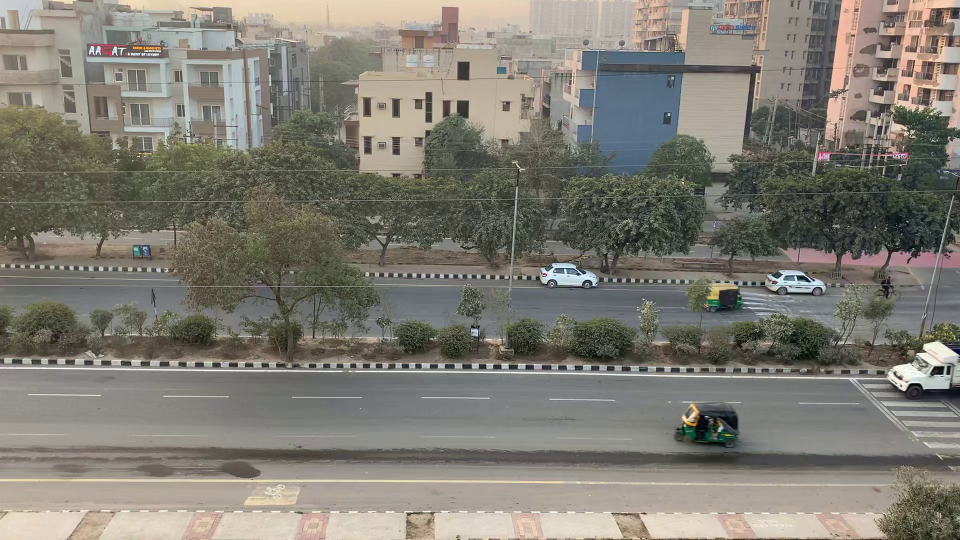
#> input picture frame 15 of New folder/tamper-detection-main/videos/Clone_Auth1.mp4, 1920 x 1080 px (shown at 1/2 size)
$ jupyter execute tamper_video_detection.ipynb   (older library calls are emulated)
#> lines starting #> are read from the running program, lines starting #| are printed output that depends on the picture; after the words box and inside, x2 and y2 are one past the last pixel; in counts of white or black regions, pixels touching at a corner belong together; pictures that were not available may be replaced by others from this repository, and a replacement may not be noted
[cell 1]
import cv2
import numpy as np
from datetime import datetime
from skimage.metrics import structural_similarity as ssim

class TamperDetection:
    def __init__(self, input_size=500, show_result=True, similarity_thresh=0.6, multichannel=True):
#> in process_videos, real_frame is the input picture: shape (1080, 1920, 3); mean B, G, R 114.9, 124.1, 127.5
        self.input_size = input_size
        self.similarity_thresh = similarity_thresh
        self.multichannel = multichannel
        self.show_result = show_result

    def detect_tampering(self, real_frame, fake_frame):
        # Resize frames
        real_frame_resized = cv2.resize(real_frame, (self.input_size, self.input_size))
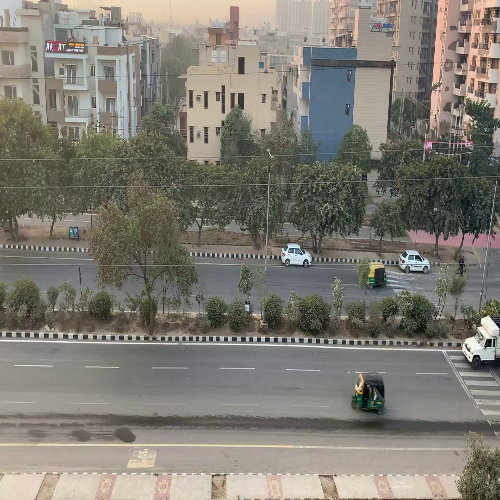
#> real_frame_resized: shape (500, 500, 3); mean B, G, R 114.9, 124, 127.3
        fake_frame_resized = cv2.resize(fake_frame, (self.input_size, self.input_size))

        # Convert to grayscale for SSIM calculation
        real_gray = cv2.cvtColor(real_frame_resized, cv2.COLOR_BGR2GRAY)
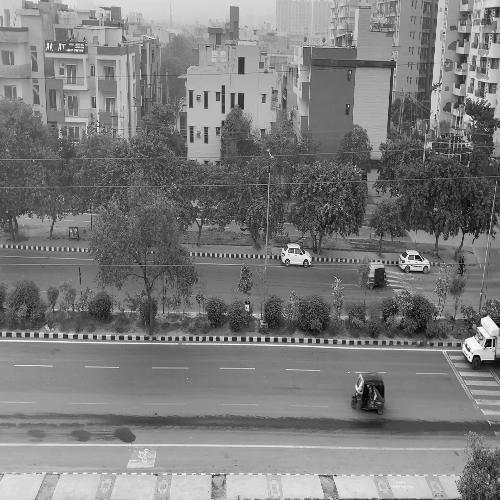
#> real_gray: shape (500, 500); min 1, max 255, mean 123.9
        fake_gray = cv2.cvtColor(fake_frame_resized, cv2.COLOR_BGR2GRAY)

        # Compute SSIM and difference map
        score, diff = ssim(real_gray, fake_gray, full=True)
#> diff: shape (500, 500) float64; every value is 1
#> score = 1
        diff = (diff * 255).astype("uint8")
#> diff: shape (500, 500); every value is 255

        # Threshold the difference map
        _, thresh = cv2.threshold(diff, 50, 255, cv2.THRESH_BINARY)

        # Find contours of tampered regions
        contours, _ = cv2.findContours(thresh, cv2.RETR_EXTERNAL, cv2.CHAIN_APPROX_SIMPLE)
#> contours = [[[0, 0], [0, 499], [499, 499], [499, 0]]]
        tampered_detected = False

        for contour in contours:
            if cv2.contourArea(contour) > 50:
                tampered_detected = True
                x, y, w, h = cv2.boundingRect(contour)
                cv2.rectangle(fake_frame_resized, (x, y), (x + w, y + h), (0, 0, 255), 2)
#> this loop made 1 pass
#> (contour, tampered_detected, x, y, w, h) on pass 1: ([[0, 0], [0, 499], [499, 499], [499, 0]], True, 0, 0, 500, 500)
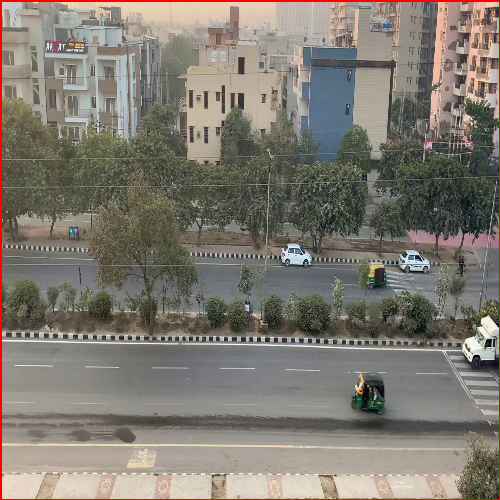
#> fake_frame_resized: shape (500, 500, 3); 1.2% of pixels changed, all inside (x1, y1, x2, y2) = (0, 0, 500, 500)

        # Show results if required
        if self.show_result:
            status = "TAMPERING DETECTED" if tampered_detected else "NO TAMPERING DETECTED"
#> status = 'TAMPERING DETECTED'
            color = (0, 0, 255) if tampered_detected else (0, 255, 0)
#> color = (0, 0, 255)
            cv2.putText(fake_frame_resized, status, (10, 30), cv2.FONT_HERSHEY_SIMPLEX, 1, color, 2)
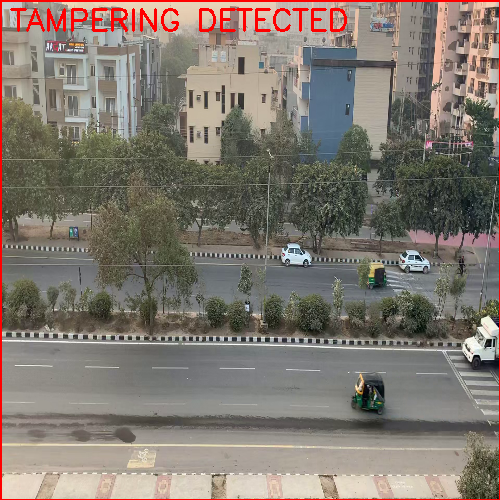
#> fake_frame_resized: shape (500, 500, 3); 1.08% of pixels changed, all inside (x1, y1, x2, y2) = (10, 8, 347, 32)

            cv2.imshow("Tampered Video", fake_frame_resized)
            cv2.imshow("Difference Map", diff)
            cv2.imshow("Threshold Map", thresh)
            cv2.waitKey(1)

        return tampered_detected


def process_videos(real_video_path, fake_video_path):
    detector = TamperDetection(show_result=True)
    real_cap = cv2.VideoCapture(real_video_path)
    fake_cap = cv2.VideoCapture(fake_video_path)

    frame_index = 0

    while real_cap.isOpened() and fake_cap.isOpened():
        real_ret, real_frame = real_cap.read()
        fake_ret, fake_frame = fake_cap.read()

        if not real_ret or not fake_ret:
            break

        frame_index += 1
        print(f"Processing Frame {frame_index}...")

        tampered = detector.detect_tampering(real_frame, fake_frame)
#> tampered = True

        if tampered:
            print(f"[INFO] Tampering detected in frame {frame_index} at {datetime.now()}")

    real_cap.release()
    fake_cap.release()
    cv2.destroyAllWindows()


#  real and fake videos
real_video_path = r"D:\MINOR_PROJECT\New folder\tamper-detection-main\videos\Clone_Auth1.mp4"
fake_video_path = r"New folder\tamper-detection-main\videos\clone1.mp4"

# Start processing
process_videos(real_video_path, fake_video_path)

$ run again, starting later in the video
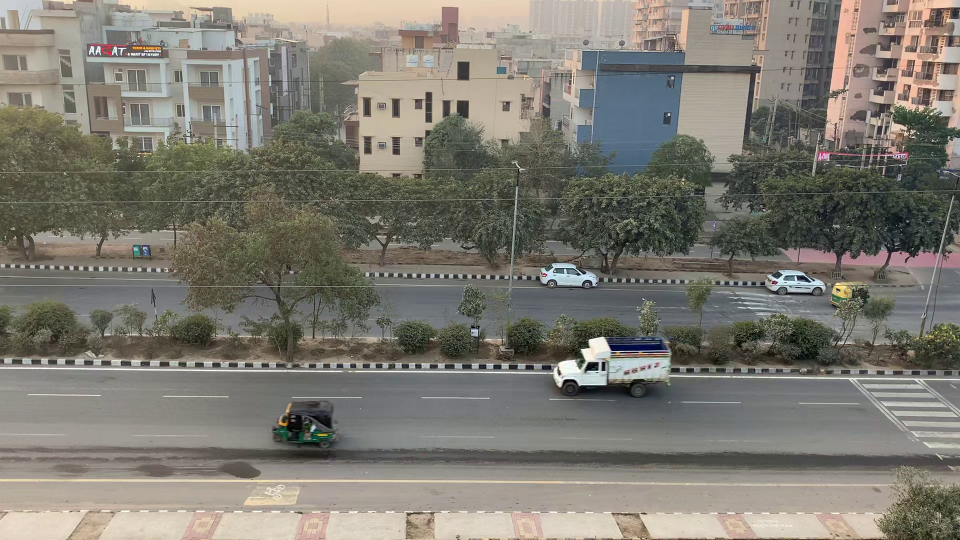
#> input picture frame 70 of New folder/tamper-detection-main/videos/Clone_Auth1.mp4, 1920 x 1080 px (shown at 1/2 size)
#> in process_videos, real_frame is the input picture: shape (1080, 1920, 3); mean B, G, R 113.3, 122.3, 125.5
#> score = 1
#> contours = [[[0, 0], [0, 499], [499, 499], [499, 0]]]
#> the loop in detect_tampering, `for contour in contours:` made 1 pass
#> (contour, tampered_detected, x, y, w, h) on pass 1: ([[0, 0], [0, 499], [499, 499], [499, 0]], True, 0, 0, 500, 500)
#> after the loop in detect_tampering, `for contour in contours:`:
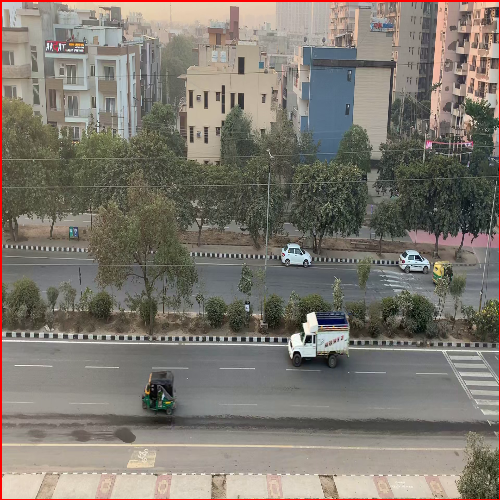
#> fake_frame_resized: shape (500, 500, 3); mean B, G, R 111.6, 120.4, 126.5
#> status = 'TAMPERING DETECTED'
#> color = (0, 0, 255)
#> in detect_tampering, `cv2.putText(fake_frame_resized, status, (10, 30), cv2.FONT_HERSHEY_SIM..`:
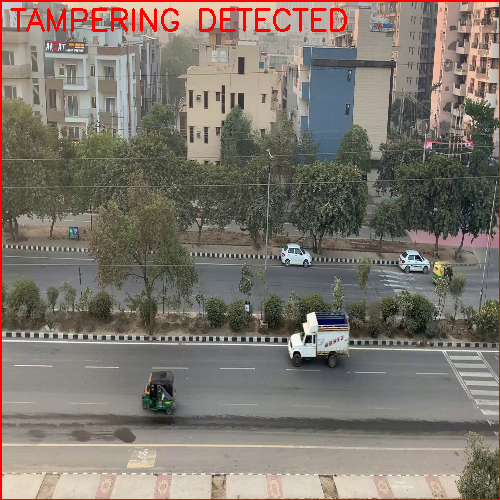
#> fake_frame_resized: shape (500, 500, 3); 1.08% of pixels changed, all inside (x1, y1, x2, y2) = (10, 8, 347, 32)
#> tampered = True

$ run again, starting later in the video
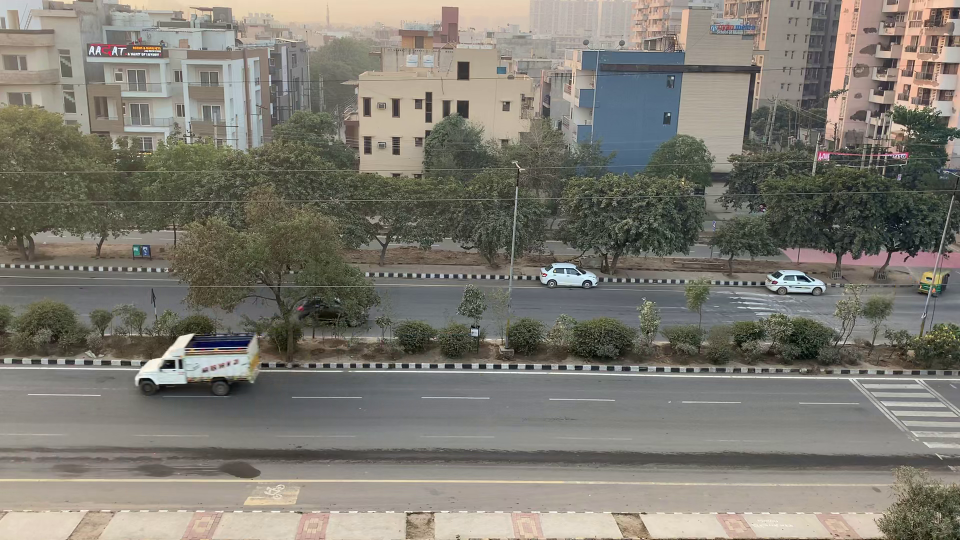
#> input picture frame 124 of New folder/tamper-detection-main/videos/Clone_Auth1.mp4, 1920 x 1080 px (shown at 1/2 size)
#> in process_videos, real_frame is the input picture: shape (1080, 1920, 3); mean B, G, R 112.9, 122, 125.2
#> score = 1
#> contours = [[[0, 0], [0, 499], [499, 499], [499, 0]]]
#> the loop in detect_tampering, `for contour in contours:` made 1 pass
#> (contour, tampered_detected, x, y, w, h) on pass 1: ([[0, 0], [0, 499], [499, 499], [499, 0]], True, 0, 0, 500, 500)
#> after the loop in detect_tampering, `for contour in contours:`:
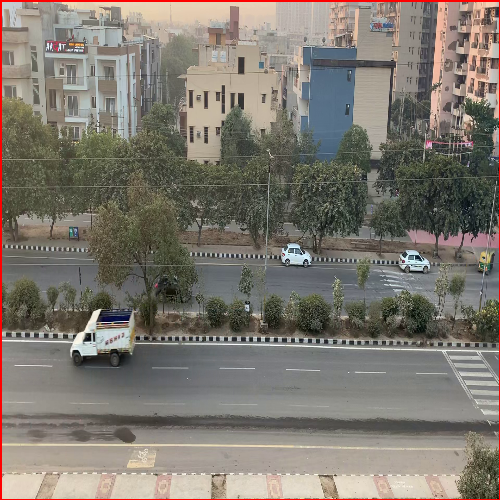
#> fake_frame_resized: shape (500, 500, 3); mean B, G, R 111.2, 120.1, 126.3
#> status = 'TAMPERING DETECTED'
#> color = (0, 0, 255)
#> in detect_tampering, `cv2.putText(fake_frame_resized, status, (10, 30), cv2.FONT_HERSHEY_SIM..`:
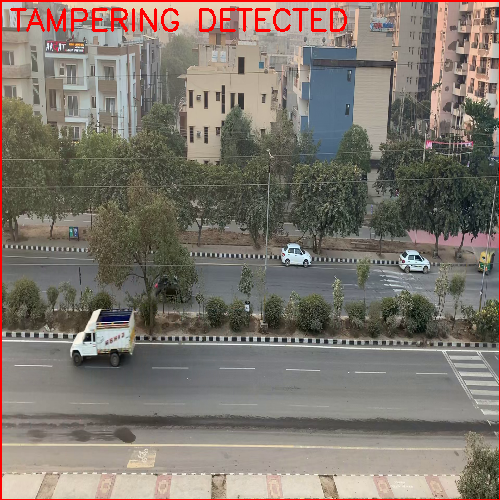
#> fake_frame_resized: shape (500, 500, 3); 1.08% of pixels changed, all inside (x1, y1, x2, y2) = (10, 8, 347, 32)
#> tampered = True
